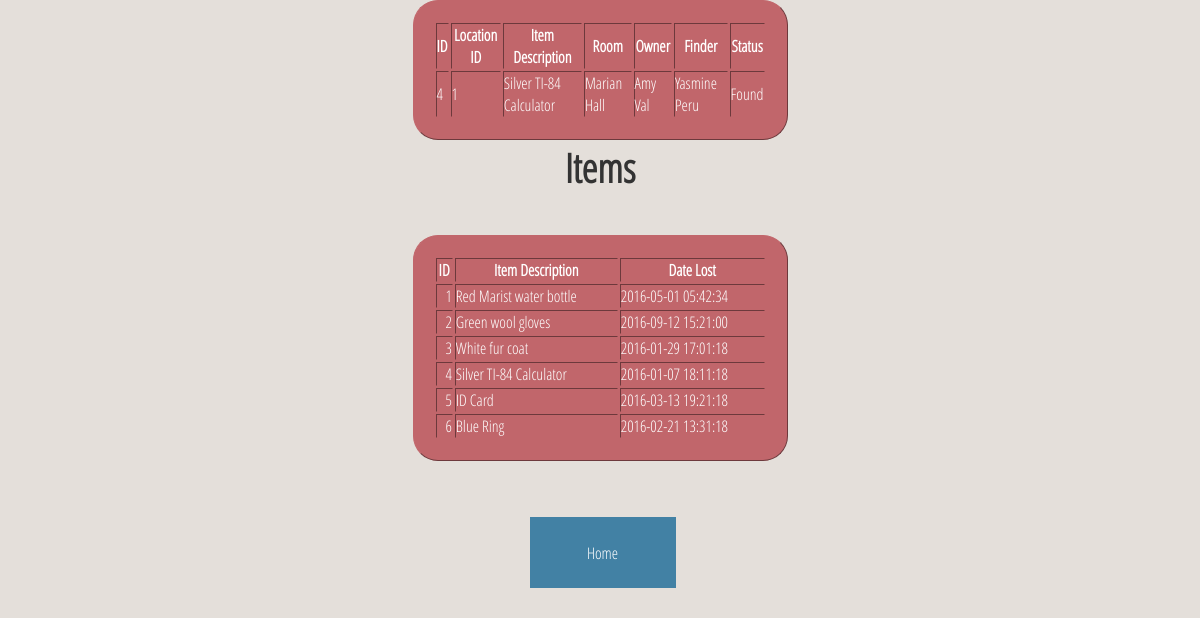
The page /localweb/quicklinks.php?id=4 on the database its author committed.
### tables this page shows
CREATE TABLE IF NOT EXISTS stuff 
(
id int   AUTO_INCREMENT PRIMARY KEY,

locations_id INT NOT NULL,
description TEXT,
create_date DATETIME NOT NULL,
update_date DATETIME NOT NULL,
room TEXT,
owner TEXT,
finder TEXT,
status SET ("Found", "Lost", "Claimed") NOT NULL
);

### localweb/includes/search_helpers.php (the view, shortened to what this page needs)
<?php
function show_link_records($dbc){
require( 'includes/connect_db.php' ) ;
$query = 'SELECT  id, description, create_date FROM stuff ORDER BY id ASC' ;
$results = mysqli_query( $dbc , $query ) ;
if( $results )
{
  echo '<center><H1>Items</H1>' ;
  echo '<TABLE border="1">';
  echo '<TR>';
  echo '<TH>ID</TH>';
  echo '<TH>Item Description</TH>';
  echo '<TH>Date Lost</TH>';
  echo '</TR>';
  while ( $row = mysqli_fetch_array( $results , MYSQLI_ASSOC ) )
  {
	$alink = '<A HREF=quicklinks.php?id=' . $row['id']
 . '>' . $row['id'] . '</A>' ;
    echo '<TR>'  ;
	 echo '<TD ALIGN=right>' . $alink . '</TD>' ;
	echo '<TD>' . $row['description'] . '</TD>' ;
    echo '<TD>' . $row['create_date'] . '</TD>' ;
    echo '</TR>' ;
}
  echo '</TABLE></center>';
}
else
{
  echo '<p>' . mysqli_error( $dbc ) . '</p>'  ;
}
	}
function show_record($dbc, $id) {
require( 'includes/connect_db.php' ) ;
$query = 'SELECT * FROM stuff WHERE id = ' . $id;
$results = mysqli_query( $dbc , $query ) ;
if( $results )
{
  echo '<center><TABLE border="1">';
  echo '<TR>';
  echo '<TH>ID</TH>';
  echo '<TH>Location ID</TH>';
  echo '<TH>Item Description</TH>';
  echo '<TH>Room</TH>';
  echo '<TH>Owner</TH>';
  echo '<TH>Finder</TH>';
  echo '<TH>Status</TH>';
  echo '</TR>';
  while ( $row = mysqli_fetch_array( $results , MYSQLI_ASSOC ) )
  {
    echo '<TR>'  ;
	echo '<TD>' . $row['id'] . '</TD>' ;
   echo '<TD>' . $row['locations_id'] . '</TD>' ;
    echo '<TD>' . $row['description'] . '</TD>' ;
	echo '<TD>' . $row['room'] . '</TD>' ;
	echo '<TD>' . $row['owner'] . '</TD>' ;
   echo '<TD>' . $row['finder'] . '</TD>' ;
    echo '<TD>' . $row['status'] . '</TD>' ;
    echo '</TR>' ;
}
  echo '</TABLE></center>';
}
else
{
  echo '<p>' . mysqli_error( $dbc ) . '</p>'  ;
}
	}
?>

### localweb/limbo.css (style rules this page uses)
h1 { color: black; }
table { background: #C1666B; padding: 20px; width: 375px; height: 100px; border-color: #C1666B; border-radius:25px; color: white; border-spacing:5; }
a:link, a:visited { color: white; text-decoration:none; }
* { margin: 0; padding: 0; -webkit-backface-visibility: hidden; -webkit-transition: all 0.5s; -moz-transition: all 0.5s; transition: all 0.5s; }
h1 { color: #333; font-family: Open Sans Condensed; font-size: 2.5em; text-align: center; margin-bottom: 40px; }

### rows shown on the page
stuff: id "4", locations "1", description "Silver TI-84 Calculator", room "Marian Hall", owner "Amy Val", finder "Yasmine Peru", status "Found", create_date "2016-01-07 18:11:18"
stuff: id "1", description "Red Marist water bottle", create_date "2016-05-01 05:42:34"
stuff: id "2", description "Green wool gloves", create_date "2016-09-12 15:21:00"
stuff: id "3", description "White fur coat", create_date "2016-01-29 17:01:18"
stuff: id "5", description "ID Card", create_date "2016-03-13 19:21:18"
stuff: id "6", description "Blue Ring", create_date "2016-02-21 13:31:18"
